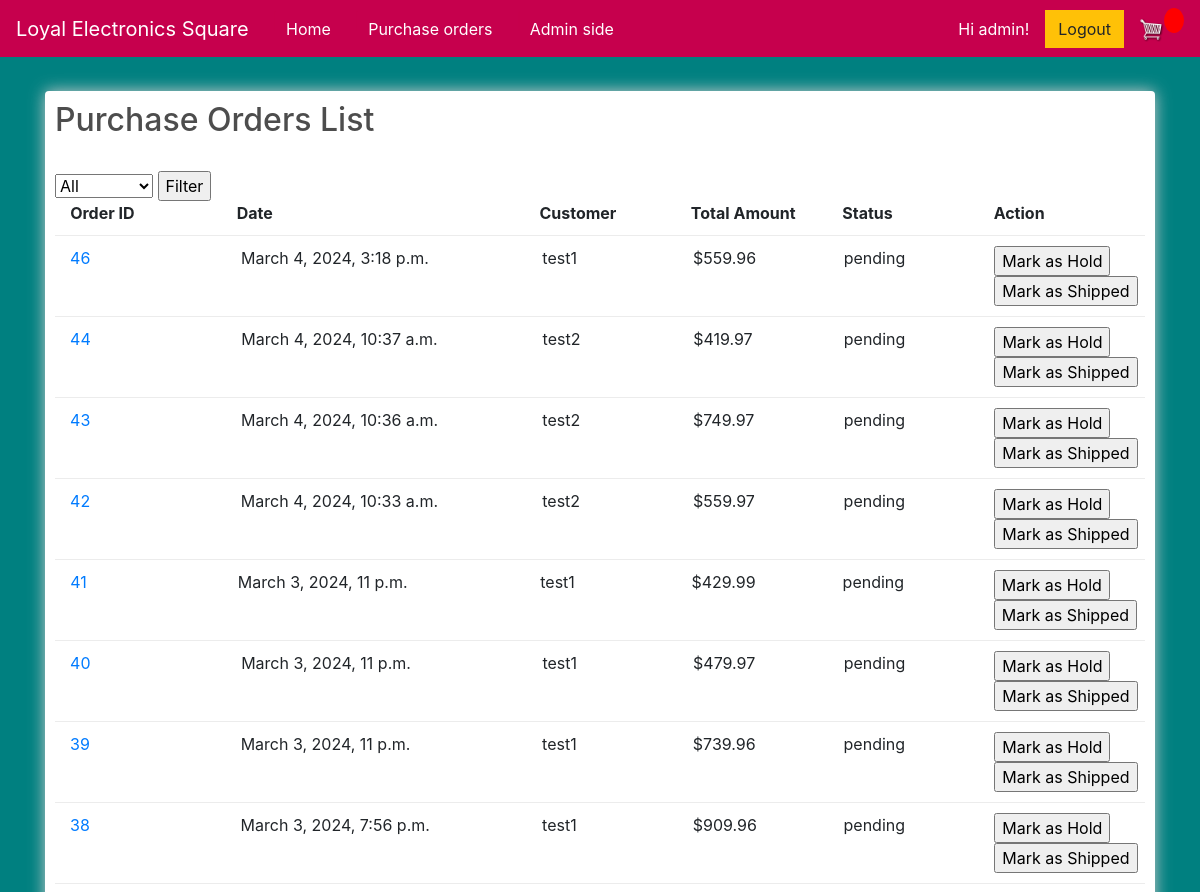
The page /order_list/ (signed in, upper part) on the database as committed earlier.
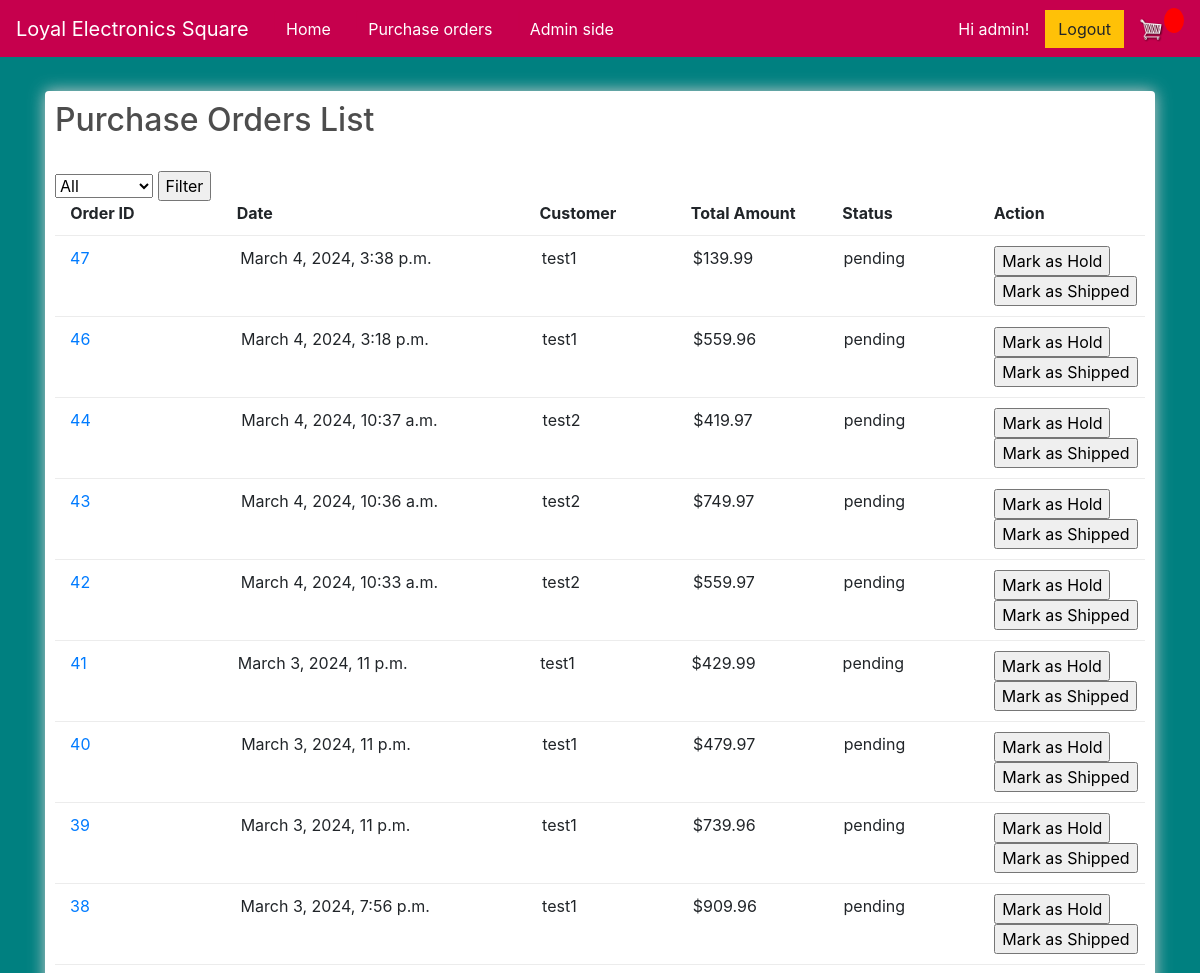
The same page on the database as committed later.
### store/models.py (models this page shows, shortened)
class Order(models.Model):
    STATUS_CHOICES = [
        ('pending', 'Pending'),
        ('shipped', 'Shipped'),
        ('cancelled', 'Cancelled'),
        ('hold', 'Hold'),]
    customer = models.ForeignKey(Customer, on_delete=models.SET_NULL, null=True, blank=True)
    date_ordered = models.DateTimeField(default=timezone.now)
    complete = models.BooleanField(default=False, null=True, blank=False)
    total_amount = models.DecimalField(max_digits=100, decimal_places=2, null=True)
    status = models.CharField(max_length=10, choices=STATUS_CHOICES, default='pending')
    shipment_date = models.DateTimeField(null=True, blank=True)
    cancel_date = models.DateTimeField(null=True, blank=True)
    ticket_issue_date = models.DateTimeField(null=True, blank=True)
    refund_date = models.DateTimeField(null=True, blank=True)
    @property
    def get_cart_items(self):
        orderitems = self.orderitem_set.all()
        total = sum([item.quantity for item in orderitems])
        return total
    def total_amount(self):
        orderitems = self.orderitem_set.all()
        total = sum([item.get_total for item in orderitems])
        return total

class Customer(models.Model):
    user = models.OneToOneField(User, on_delete=models.CASCADE, related_name = 'customer', null=True, blank=True)
    full_name = models.CharField(max_length=200, null=True)
    email = models.CharField(max_length=200, null=True)
    password = models.CharField(max_length=200, null=True)
    shipping_address = models.CharField(max_length=200, null=True)
    def __str__(self):
        return str(self.full_name)

class OrderItem(models.Model):
    product = models.ForeignKey(Product, on_delete=models.SET_NULL, null=True)
    order = models.ForeignKey(Order, on_delete=models.SET_NULL, null=True)
    quantity = models.IntegerField(default=0, null=True, blank=True)
    date_added = models.DateTimeField(auto_now_add=True)
    unit_price = models.DecimalField(max_digits=10, decimal_places=2, null=True)
    subtotal = models.DecimalField(max_digits=10, decimal_places=2, null=True)
    @property
    def get_total(self):
        total = self.product.price * self.quantity
        return total

class Product(models.Model):
    name = models.CharField(max_length=200, null=True)
    price = models.DecimalField(max_digits=10, decimal_places=2)
    brand = models.CharField(max_length=16, null=True)
    color = models.CharField(max_length=16, null=True)
    digital = models.BooleanField(default=False, null=True, blank=False)
    image = models.ImageField(null=True, blank=True)
    image2 = models.ImageField(null=True, blank=True)
    image3 = models.ImageField(null=True, blank=True)
    description = models.TextField(null=True)
    is_active = models.BooleanField(default=True)

### store/views.py (the view)
# urls.py: path('order_list/', views.order_list, name="order_list"),
@login_required
def order_list(request):
     if request.user.is_authenticated:
          customer = request.user.customer
          order, created = Order.objects.get_or_create(customer=customer, complete=False)
          items = order.orderitem_set.all()
          cartItems = order.get_cart_items
     else:
          items = []
          order = {'get_cart_total':0, 'get_cart_items':0, 'shipping':False}
          cartItems = order['get_cart_items']
     status = request.GET.get('status')
     if request.user.is_staff:
          if status:
               orders = Order.objects.filter(complete=True,status=status).order_by('-date_ordered')
          else:
               orders = Order.objects.filter(complete=True).order_by('-date_ordered')
     else:
          if status:
               orders = Order.objects.filter(customer = request.user.customer,  complete=True, status=status).order_by('-date_ordered')
          else:
               orders = Order.objects.filter(customer = request.user.customer,  complete=True).order_by('-date_ordered')
     return render(request, 'store/order_list.html', {'orders': orders})

### store/templates/store/order_list.html (shortened to what this page needs)
{% extends 'store/main.html' %}
{% load static %}
{% block content %}
     <div class="row">
		<div class="col-lg-12">
			<div class="box-element">
				<h2>Purchase Orders List</h2>
				<br>
				<form method="get">
					<select name="status">
						<option value="">All</option>
					</select>
					<input type="submit" value="Filter">
				</form>
				<div class="cart-row">
					<div style="flex:0.1"><strong></strong></div>
					<div style="flex:1.1"><strong>Order ID</strong></div>
					<div style="flex:2"><strong>Date</strong></div>
					<div style="flex:1"><strong>Customer</strong></div>
					<div style="flex:1"><strong>Total Amount</strong></div>
					<div style="flex:1"><strong>Status</strong></div>
					<div style="flex:1"><strong>Action</strong></div>
				</div>
				{% for order in orders %}
				<div class="cart-row">
					<div style="flex:0.1"></div>
					<a href="{% url 'order_detail' order.id %}">
					<div style="flex:2">{{order.id}}</div></a>
					<div style="flex:1"></div>
					<div style="flex:2">{{order.date_ordered}}</div>
					<div style="flex:1">{{order.customer}}</div>
					<div style="flex:1">${{order.total_amount}}</div>
					<div style="flex:1">{{order.status}}</div>
					<div style="flex:1">
					{% if request.user.is_staff %}
					<form action="{% url 'order_hold' order.id %}" method="post" onsubmit="disableButton()">
						<input type="submit" id="shipButton" value="Mark as Hold">
					</form>
					<form action="{% url 'order_ship' order.id %}" method="post" onsubmit="disableButton()">
						<input type="submit" id="shipButton" value="Mark as Shipped">
					</form>
					{% else %}
						<form action="{% url 'order_cancel' order.id %}" method="post">
							{% csrf_token %}
							<input type="submit" value="Cancel Order">
						</form>
					{% endif %}
					</div>
				</div>
				{% endfor %}
		</div>
	</div>
{% endblock content %}

Rows that differ between the two databases and show on the page:
now on this page (row edited): Order: id "47", date_ordered "March 4, 2024, 3:38 p.m.", customer "test1", total_amount "139.99", status "pending"
